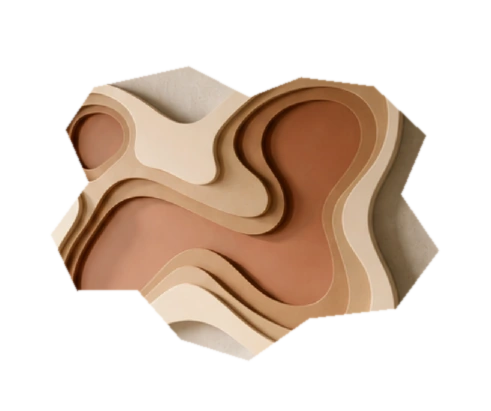
#> input picture assets/catalog/frames/erosion.webp, 491 x 411 px, given in place of page-04.png, which was not available
$ python extract_updated_form_frames.py ../assets/catalog/frames out
#> lines starting #> are read from the running program, lines starting #| are printed output that depends on the picture; pictures that were not available may be replaced by others from this repository, and a replacement may not be noted
from __future__ import annotations

import argparse
from pathlib import Path

from PIL import Image, ImageDraw, ImageFilter


SPECS = {
    "contour-clay": {
        "page": 4,
        "box": (545, 205, 955, 920),
        "points": ((5, 58), (350, 0), (392, 13), (410, 707), (0, 685)),
    },
    "contour-stone": {
        "page": 5,
        "box": (420, 170, 700, 800),
        "points": ((7, 62), (260, 0), (275, 18), (275, 620), (5, 577)),
    },
    "contour-mist": {
        "page": 5,
        "box": (475, 950, 725, 1480),
        "points": ((9, 50), (232, 0), (246, 14), (246, 517), (8, 477)),
    },
    "erosion-sand": {
        "page": 6,
        "box": (570, 195, 990, 970),
        "points": (
            (141, 2), (195, 16), (223, 67), (276, 74), (324, 131),
            (344, 219), (381, 281), (397, 370), (375, 453), (401, 533),
            (362, 620), (308, 663), (275, 728), (210, 770), (151, 742),
            (108, 690), (61, 669), (20, 604), (14, 531), (35, 459),
            (15, 390), (38, 311), (56, 230), (76, 164), (102, 84),
        ),
    },
    "erosion-bloom": {
        "page": 7,
        "box": (385, 175, 700, 535),
        "points": (
            (78, 34), (117, 9), (154, 13), (177, 44), (229, 18),
            (273, 37), (298, 74), (300, 127), (281, 171), (307, 218),
            (284, 268), (244, 300), (196, 287), (156, 328), (108, 337),
            (62, 309), (45, 267), (18, 230), (21, 185), (42, 150),
            (29, 102), (48, 61),
        ),
    },
    "erosion-petal": {
        "page": 7,
        "box": (510, 940, 765, 1410),
        "points": (
            (93, 5), (141, 13), (163, 48), (202, 55), (236, 97),
            (244, 151), (228, 199), (249, 246), (234, 306), (205, 344),
            (180, 403), (130, 460), (83, 451), (50, 415), (44, 364),
            (18, 318), (25, 265), (11, 216), (31, 164), (39, 104),
            (60, 54),
        ),
    },
    "fluid-motion-sage": {
        "page": 8,
        "box": (420, 160, 660, 650),
        "points": (
            (94, 3), (145, 10), (179, 37), (203, 79), (218, 133),
            (219, 198), (229, 259), (217, 327), (201, 393), (173, 449),
            (132, 482), (87, 482), (51, 453), (27, 407), (17, 349),
            (23, 291), (9, 232), (18, 171), (29, 110), (52, 54),
        ),
    },
    "fluid-motion-drift": {
        "page": 8,
        "box": (470, 915, 730, 1475),
        "points": (
            (104, 4), (158, 12), (198, 44), (222, 91), (239, 150),
            (241, 219), (250, 286), (240, 353), (222, 425), (192, 490),
            (149, 542), (97, 554), (55, 521), (27, 468), (13, 405),
            (20, 335), (7, 270), (18, 200), (31, 132), (59, 66),
        ),
    },
    "balance-orbit": {"page": 9, "box": (420, 220, 955, 755), "shape": "ellipse"},
    "balance-arc": {
        "page": 10,
        "box": (110, 220, 505, 665),
        "points": ((0, 20), (367, 36), (390, 420), (15, 435)),
    },
    "balance-triad": {"page": 10, "box": (365, 970, 750, 1435), "shape": "ellipse"},
}


def mask_for(size: tuple[int, int], spec: dict) -> Image.Image:
    mask = Image.new("L", size, 0)
    draw = ImageDraw.Draw(mask)
    inset = 2
    if spec.get("shape") == "ellipse":
        draw.ellipse((inset, inset, size[0] - inset, size[1] - inset), fill=255)
    else:
        draw.polygon(spec["points"], fill=255)
    return mask.filter(ImageFilter.GaussianBlur(0.7))


def main() -> None:
    parser = argparse.ArgumentParser()
    parser.add_argument("page_dir", type=Path)
    parser.add_argument("output_dir", type=Path)
    args = parser.parse_args()
    args.output_dir.mkdir(parents=True, exist_ok=True)

    for name, spec in SPECS.items():
        source = Image.open(args.page_dir / f"page-{spec['page']:02d}.png").convert("RGBA")
#> source is the input picture: PIL image 491x411 RGBA; mean R, G, B, A 76.7, 59.5, 46.5, 102.8
        crop = source.crop(spec["box"])
#> crop: PIL image 410x715 RGBA; every value is 0
        crop.putalpha(mask_for(crop.size, spec))
#> in mask_for, `mask = Image.new("L", size, 0)`: mask: PIL image 410x715 L; every value is 0
#> in mask_for, `return mask.filter(ImageFilter.GaussianBlur(0.7))`:
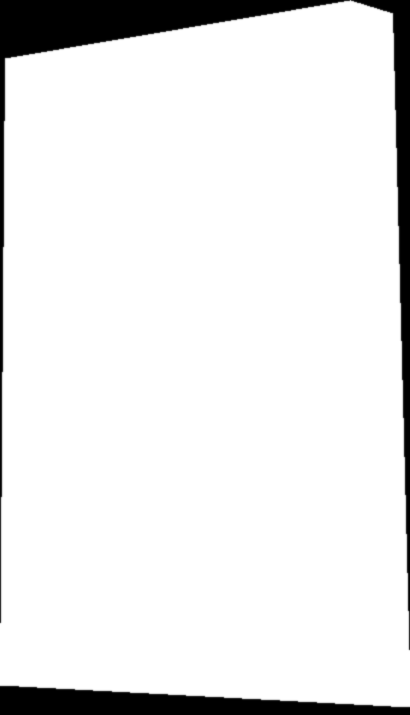
#> returned value: PIL image 410x715 L; min 0, max 255, mean 232.6
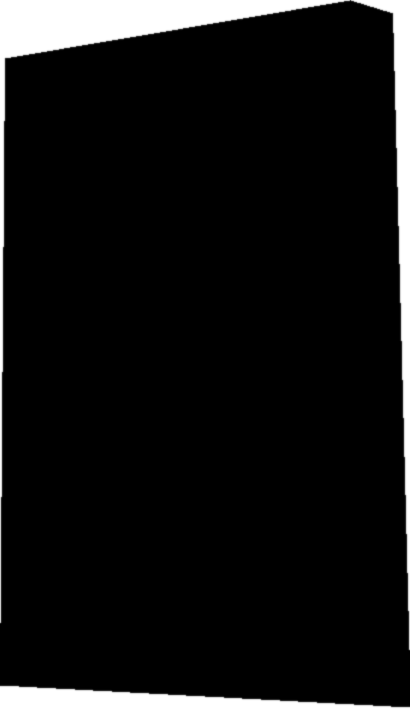
#> crop: PIL image 410x715 RGBA; mean R, G, B, A 0, 0, 0, 232.6; transparent parts drawn white
        padding = max(14, round(max(crop.size) * .025))
#> padding = 18
        frame = Image.new("RGBA", (crop.width + padding * 2, crop.height + padding * 2), (0, 0, 0, 0))
#> frame: PIL image 446x751 RGBA; every value is 0
        frame.alpha_composite(crop, (padding, padding))
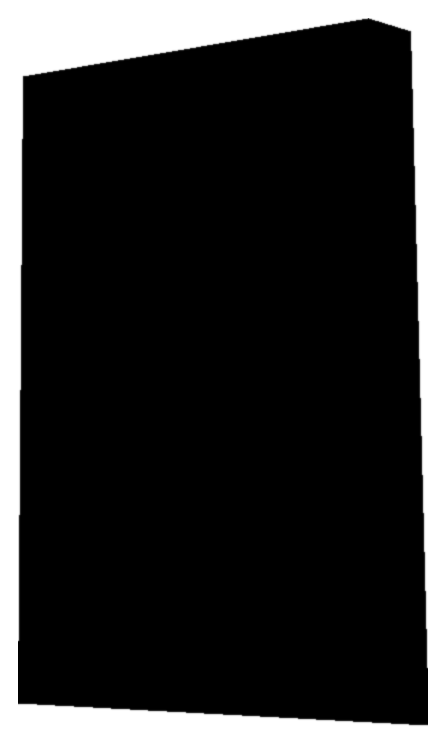
#> frame: PIL image 446x751 RGBA; mean R, G, B, A 0, 0, 0, 203.6; transparent parts drawn white
        frame.save(args.output_dir / f"{name}.webp", "WEBP", quality=95, method=6)
        print(f"{name}: {frame.width}x{frame.height}")
#| contour-clay: 446x751
#> pass 2 of the loop in main, `for name, spec in SPECS.items():`:
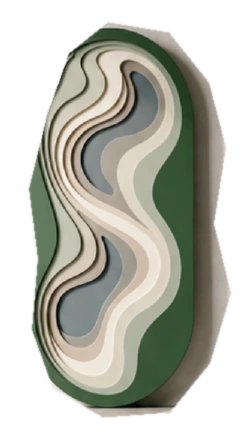
#> input picture assets/catalog/frames/fluid-motion.webp, 251 x 436 px, given in place of page-05.png, which was not available
#> in main, source is the input picture: PIL image 251x436 RGBA; mean R, G, B, A 91.6, 92.5, 82.1, 149
#> mask: PIL image 280x630 L; every value is 0
#> in main, `crop.putalpha(mask_for(crop.size, spec))`:
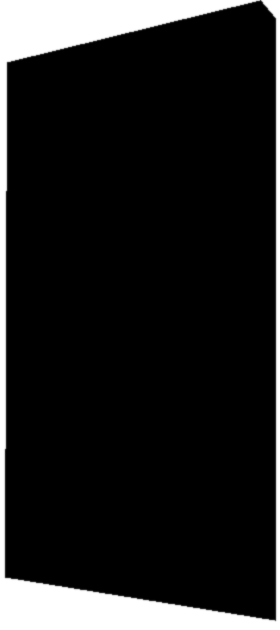
#> crop: PIL image 280x630 RGBA; mean R, G, B, A 0, 0, 0, 222; transparent parts drawn white
#> in main, `frame.alpha_composite(crop, (padding, padding))`:
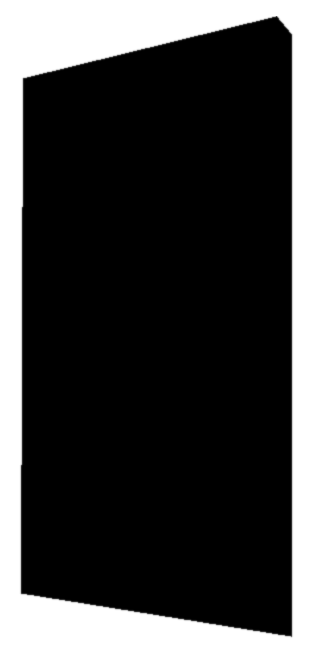
#> frame: PIL image 312x662 RGBA; mean R, G, B, A 0, 0, 0, 189.6; transparent parts drawn white
#| contour-stone: 312x662


if __name__ == "__main__":
#> (the run stopped early here; a loop or call above may not have finished)
